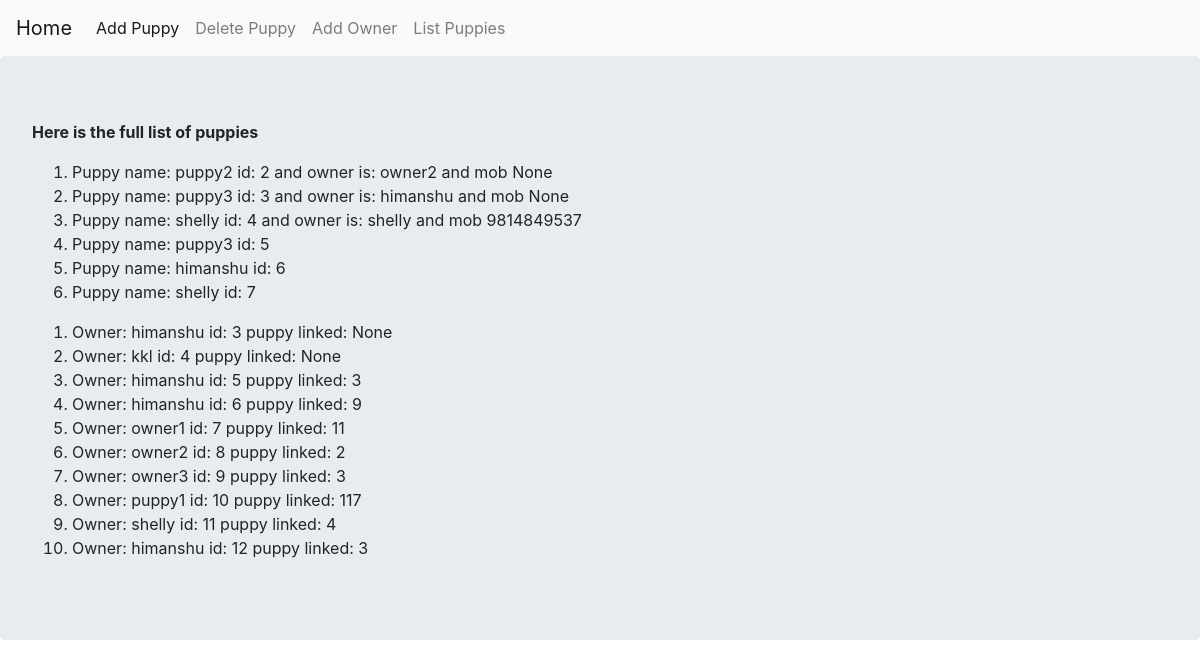
Screenshot of /list_puppy with the database file from the repository.
### app.py (models this page shows, shortened)
class Puppy(db.Model):
    __tablename__ = 'puppy'
    name = db.Column(db.String)
    id = db.Column(db.Integer, primary_key=True)
    owner = db.relationship("Owner", backref="Puppy", uselist=False)
    def __repr__(self):
        if self.owner:
            return f'Puppy name: {self.name} id: {self.id} and owner is: {self.owner.name} and mob {self.owner.mob}'
        else:
            return f'Puppy name: {self.name} id: {self.id}'

class Owner(db.Model):
    __tablename__ = "owner"
    name = db.Column(db.String)
    id = db.Column(db.Integer, primary_key=True)
    puppy_id = db.Column(db.Integer, db.ForeignKey('puppy.id'))
    mob = db.Column(db.String)
    def __repr__(self):
        return f'Owner: {self.name} id: {self.id} puppy linked: {self.puppy_id}'

### app.py (the view)
@app.route('/list_puppy', methods=['GET', 'POST'])
def list_puppy():
    puppies = Puppy.query.all()
    owners = Owner.query.all()
    return render_template('list.html', puppies=puppies, owners=owners)

### templates/list.html
{% extends "basic.html" %}
{% block content %}
<div class="jumbotron">
    <p><strong>Here is the full list of puppies</strong></p>
    <ol>
        {% for puppy in puppies %}
        <li> {{puppy}}</li>
        {% endfor %}
    </ol>
    <ol>
        {% for owner in owners %}
        <li> {{owner}}</li>
        {% endfor %}
    </ol>
</div>
{% endblock %}

### templates/basic.html (shortened to what this page needs)
<!DOCTYPE html>
<html>
    <head>
        <link rel="stylesheet" href="https://maxcdn.bootstrapcdn.com/bootstrap/4.0.0/css/bootstrap.min.css">
    </head>
    <body>
        <nav class="navbar navbar-expand-lg navbar-light bg-light">
            <a class="navbar-brand" href="{{url_for('home')}}">Home</a>
            <div class="collapse navbar-collapse" id="navbarNav">
              <ul class="navbar-nav">
                <li class="nav-item active">
                  <a class="nav-link" href="{{url_for('add_puppy')}}">Add Puppy</a>
                </li>
                <li class="nav-item">
                  <a class="nav-link" href="{{url_for('delete_puppy')}}">Delete Puppy</a>
                </li>
                <li class="nav-item">
                  <a class="nav-link" href="{{url_for('add_owner')}}">Add Owner</a>
                </li>
                <li class="nav-item">
                    <a class="nav-link" href="{{url_for('list_puppy')}}">List Puppies</a>
                  </li>
              </ul>
            </div>
          </nav>
          {% block content%}
          {% endblock %}
    </body>
</html>

### rows the page displays
Puppy: name+id "Puppy name: puppy2 id: 2 and owner is: owner2 and mob None"
Puppy: name+id "Puppy name: puppy3 id: 3 and owner is: himanshu and mob None"
Puppy: name+id "Puppy name: shelly id: 4 and owner is: shelly and mob 9814849537"
Puppy: name+id "Puppy name: puppy3 id: 5"
Puppy: name+id "Puppy name: himanshu id: 6"
Puppy: name+id "Puppy name: shelly id: 7"
Owner: name+id+puppy "Owner: himanshu id: 3 puppy linked: None"
Owner: name+id+puppy "Owner: kkl id: 4 puppy linked: None"
Owner: name+id+puppy "Owner: himanshu id: 5 puppy linked: 3"
Owner: name+id+puppy "Owner: himanshu id: 6 puppy linked: 9"
Owner: name+id+puppy "Owner: owner1 id: 7 puppy linked: 11"
Owner: name+id+puppy "Owner: owner2 id: 8 puppy linked: 2"
Owner: name+id+puppy "Owner: owner3 id: 9 puppy linked: 3"
Owner: name+id+puppy "Owner: puppy1 id: 10 puppy linked: 117"
Owner: name+id+puppy "Owner: shelly id: 11 puppy linked: 4"
Owner: name+id+puppy "Owner: himanshu id: 12 puppy linked: 3"
